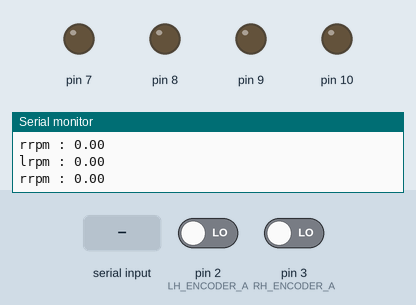
This sketch was run on a simulated Arduino Uno, built with avr-gcc and run on an emulated ATmega328P. Parts: output pins drawn as LEDs (lit = HIGH), the last lines printed to the serial monitor. The inputs (shaded band) are chosen by the test bench; at power-on: pin 2 (LH_ENCODER_A) LOW, pin 3 (RH_ENCODER_A) LOW.

Above: at 1.2 s.
1.3 s: "90,45\n" received over Serial
At 3.1 s:
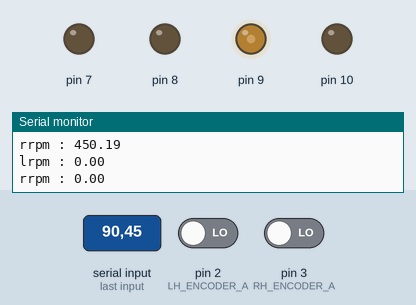
3.8 s: "30,150\n" received over Serial
At 5.1 s:
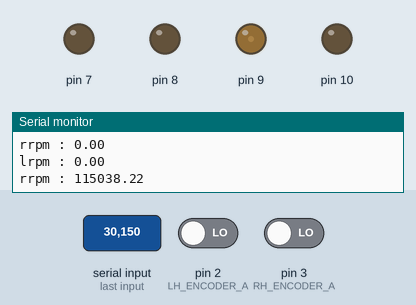
6.3 s: "200\n" received over Serial
At 8.0 s:
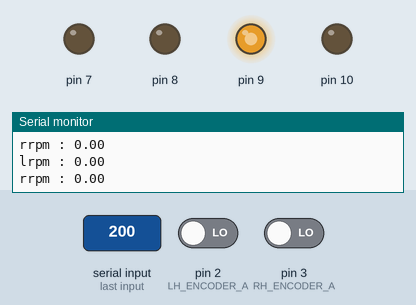
8.8 s: "90\n" received over Serial
At 11.1 s:
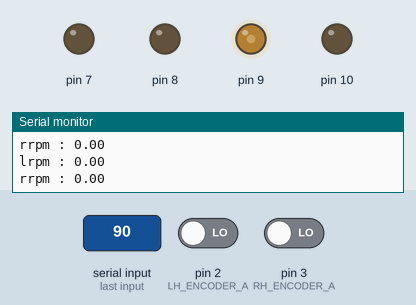
Timing chart, 0 to 12.3 s (numbered marks = the images above; inputs shaded):
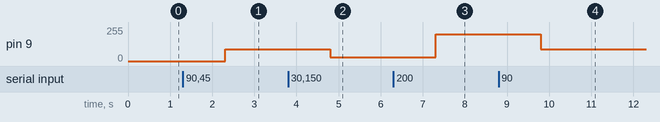

The sketch:

arduino_code_test1_.ino
```cpp
#define RH_ENCODER_A 3
#define RH_ENCODER_B 5
#define LH_ENCODER_A 2
#define LH_ENCODER_B 4

long previousMillis = 0;
long currentMillis = 0;

// variables to store the number of encoder pulses
// for each motor
volatile unsigned long leftCount = 0;
volatile unsigned long rightCount = 0;

// encoder event for the interrupt call
void leftEncoderEvent() {
  if (digitalRead(LH_ENCODER_A) == HIGH) {
    if (digitalRead(LH_ENCODER_B) == LOW) {
      leftCount++;
    } else {
      leftCount--;
    }
  } else {
    if (digitalRead(LH_ENCODER_B) == LOW) {
      leftCount--;
    } else {
      leftCount++;
    }
  }
}

// encoder event for the interrupt call
void rightEncoderEvent() {
  if (digitalRead(RH_ENCODER_A) == HIGH) {
    if (digitalRead(RH_ENCODER_B) == LOW) {
      rightCount++;
    } else {
      rightCount--;
    }
  } else {
    if (digitalRead(RH_ENCODER_B) == LOW) {
      rightCount--;
    } else {
      rightCount++;
    }
  }
}

int data;
long unsigned int totaldata;
char dataL[4],dataR[4], dataD[4];
void setup() {
          Serial.begin(9600);
          pinMode(LH_ENCODER_A, INPUT);
          pinMode(LH_ENCODER_B, INPUT);
          pinMode(RH_ENCODER_A, INPUT);
          pinMode(RH_ENCODER_B, INPUT);
          previousMillis = millis();
  // initialize hardware interrupts
          attachInterrupt(0, leftEncoderEvent, RISING);
          attachInterrupt(1, rightEncoderEvent, RISING);
          pinMode(9,OUTPUT);
          pinMode(8,OUTPUT);
          pinMode(10,OUTPUT);
          pinMode(7,OUTPUT);
}
void loop() {
  if(Serial.available() > 0)
  {
    char buffer[] = {' ',' ',' ',' ',' ',' ',' ',' ',' ',' ',' ',' ',' ',' ',' ',' ',' ',' ',' '}; // Receive up to 1 bytes
                while (!Serial.available()); // Wait for characters
                Serial.readBytesUntil('\0', buffer, 19);
                  int x=0,i=0,j=0,y=0,val3=0,val4=0;
                  while(buffer[i]!=' ')
                 {
                   dataL[x]=buffer[i];
                   i++;
                   x++;
                 }
                   dataL[x]='\0';
                    i++;

                 while(buffer[i]!=' ')
                 {
                   dataR[j]=buffer[i];
                   i++;
                   j++;
                 }
                   dataR[j]='\0';
                   i++;
                 if(buffer[i]=='1')
                   val3=1;
                 i=i+2;
                 if(buffer[i]=='1')
                    val4=1;

                 int val1 = atoi(dataL);
                 int val2 = atoi(dataR);

                 //dataD=totaldata%1000;
                 //totaldata

                val1=(int(val1/10))*10;
                val2=(int(val2/10))*10;

                //Serial.print(val1);
                //Serial.print(",");
                //Serial.print(val2);
                //Serial.print("'");
                //Serial.print(val3);
                //Serial.print("'");
                //Serial.println(val4);
                analogWrite(9,val1);
                analogWrite(10,val2);
                digitalWrite(5,val3);
                digitalWrite(6,val4);
  }

  int interval = 500;
  currentMillis = millis();

  if(currentMillis - previousMillis > interval)
  {
    float lrpm = (leftCount/(696.5))*60*2;
    float rrpm = (rightCount/(696.5))*60*2;
    Serial.print("lrpm : ");
    Serial.println(lrpm);
    Serial.print("rrpm : ");
    Serial.println(rrpm);
    //Serial.print("Right Count: ");
    //Serial.println(rightCount);
    //Serial.print("Left Count: ");
    //Serial.println(leftCount);
    rightCount = 0;
    leftCount = 0;
    Serial.println();
    //delay(500);
    previousMillis = currentMillis;
  }


}
```

Measured:
- after the input at 1.3 s, pin 9: 0/255 → 90/255 after 1.0 s
- after the input at 3.8 s, pin 9: 90/255 → 30/255 after 1.0 s
- after the input at 6.3 s, pin 9: 30/255 → 200/255 after 1.0 s
- after the input at 8.8 s, pin 9: 200/255 → 90/255 after 1.0 s
